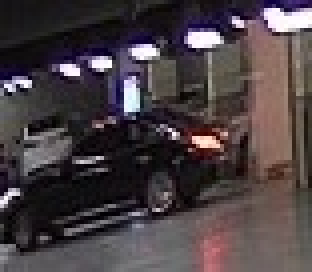
#> input picture CV/crop0.jpg, 78 x 68 px (shown 4 times larger)
$ python labeling.py
#> lines starting #> are read from the running program, lines starting #| are printed output that depends on the picture; after the words box and inside, x2 and y2 are one past the last pixel; in counts of white or black regions, pixels touching at a corner belong together
import sys
import random
import numpy as np
import cv2


src = cv2.imread('crop0.jpg', cv2.IMREAD_GRAYSCALE)
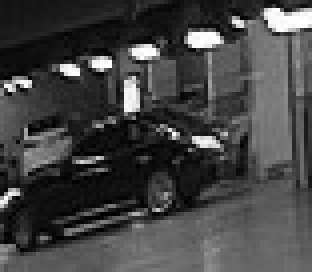
#> src: shape (68, 78) (shown 4 times larger); min 0, max 255, mean 67.5

if src is None:
    print('Image load failed!')
    sys.exit()

h, w = src.shape[:2]
#> h = 68; w = 78
dst1 = np.zeros((h, w, 3), np.uint8)
dst2 = np.zeros((h, w, 3), np.uint8)

# 전처리
src = cv2.blur(src, (3, 3))
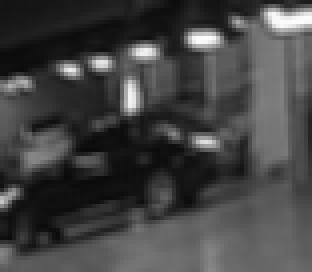
#> src: shape (68, 78) (shown 4 times larger); min 9, max 253, mean 67.5
#_, src_bin = cv2.threshold(src, 0, 255, cv2.THRESH_OTSU)
_, src_bin = cv2.threshold(src, 100, 255, cv2.THRESH_BINARY)
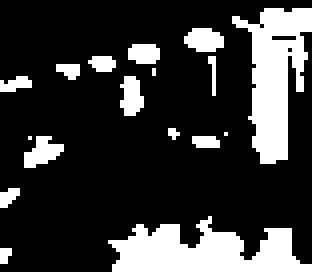
#> src_bin: shape (68, 78) (shown 4 times larger); 21.6% white; 17 white regions (9 under 20 px)

# 레이블링
cnt, labels, stats, centroids = cv2.connectedComponentsWithStats(src_bin)
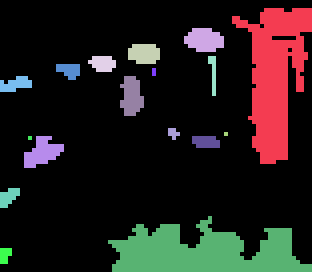
#> labels: shape (68, 78) int32 (shown 4 times larger); 18 distinct labels, from 0 to 17; one colour per label, 0 black
#> cnt = 18; stats = 18 rows, first 6: [0, 0, 78, 68, 4160], [58, 2, 20, 39, 410], [46, 7, 10, 6, 47], [32, 11, 8, 5, 35], [22, 14, 7, 4, 22], [52, 14, 2, 10, 12]; centroids = 18 rows, first 8: [35.09, 32.62], [68.3, 18.57], [50.6, 9.53], [35.57, 12.94], [25.23, 15.41], [52.83, 17.83], [16.83, 17.11], [38, 17.5]
for i in range(1, cnt):
    c = (random.randint(0, 255), random.randint(0, 255), random.randint(0, 255))
    dst1[labels == i] = c
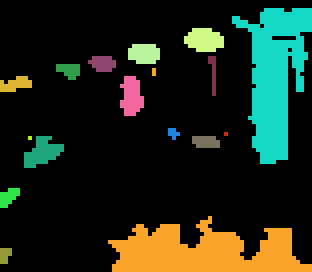
#> dst1: shape (68, 78, 3) (shown 4 times larger); mean of channels 0, 1, 2 25.2, 39.4, 30.2; drawn as B, G, R

# 외곽선 검출
contours, _ = cv2.findContours(src_bin, cv2.RETR_LIST, cv2.CHAIN_APPROX_NONE)
#> contours = 20 contours, 14 with area under 20; largest, box (x1, y1, x2, y2) and area: (27, 54, 78, 68) 360, (58, 2, 78, 41) 356, (46, 7, 56, 13) 36, (6, 34, 16, 42) 34, (30, 19, 36, 29) 32, (32, 11, 40, 16) 25

for i in range(len(contours)):
    c = (random.randint(0, 255), random.randint(0, 255), random.randint(0, 255))
    cv2.drawContours(dst2, contours, i, c, 1)
#> this loop made 20 passes
#> c on passes 1 to 12: (63, 170, 104), (147, 227, 46), (197, 162, 123), (148, 94, 96), (95, 16, 133), (243, 35, 45), (66, 76, 19), (41, 200, 141), (120, 110, 214), (140, 230, 252), (182, 42, 166), (59, 249, 171)
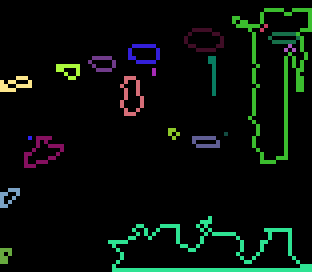
#> dst2: shape (68, 78, 3) (shown 4 times larger); mean of channels 0, 1, 2 9.3, 14.2, 7.2; drawn as B, G, R

cv2.imshow('src', src)
cv2.imshow('src_bin', src_bin)
cv2.imshow('dst1', dst1)
cv2.imshow('dst2', dst2)
cv2.waitKey()
cv2.destroyAllWindows()
